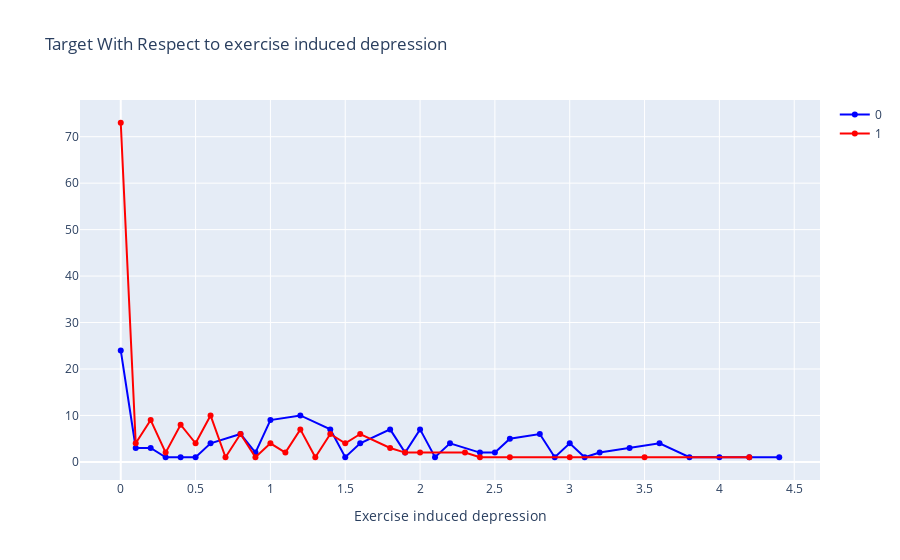

The notebook cell this image was saved under:
### Code cell
col='oldpeak'
d1=heart_df_new[heart_df_new['target']==0]
d2=heart_df_new[heart_df_new['target']==1]
v1=d1[col].value_counts().reset_index()
v1=v1.rename(columns={col:'count','index':col})
v1['percent']=v1['count'].apply(lambda x : 100*x/sum(v1['count']))
v1=v1.sort_values(col)
v2=d2[col].value_counts().reset_index()
v2=v2.rename(columns={col:'count','index':col})
v2['percent']=v2['count'].apply(lambda x : 100*x/sum(v2['count']))
v2=v2.sort_values(col)
trace1 = go.Scatter(x=v1[col], y=v1["count"], name=0, marker=dict(color="blue"),mode='lines+markers')
trace2 = go.Scatter(x=v2[col], y=v2["count"], name=1, marker=dict(color="red"),mode='lines+markers')
data = [trace1, trace2]
layout={'title':"Target With Respect to exercise induced depression",'xaxis':{'title':"Exercise induced depression"}}
fig = go.Figure(data, layout=layout)
iplot(fig)

### Figure 1 — Plotly figure (JSON) as saved in the notebook; plotly's stock layout.template omitted (floating-point values rounded to 4 significant figures)
{"data": [{"marker": {"color": "blue"}, "mode": "lines+markers", "name": "0", "type": "scatter", "x": [0, 0.1, 0.2, 0.3, 0.4, 0.5, 0.6, 0.8, 0.9, 1, 1.2, 1.4, 1.5, 1.6, 1.8, 1.9, 2, 2.1, 2.2, 2.4, 2.5, 2.6, 2.8, 2.9, 3, 3.1, 3.2, 3.4, 3.6, 3.8, 4, 4.2, 4.4], "y": [24, 3, 3, 1, 1, 1, 4, 6, 2, 9, 10, 7, 1, 4, 7, 2, 7, 1, 4, 2, 2, 5, 6, 1, 4, 1, 2, 3, 4, 1, 1, 1, 1]}, {"marker": {"color": "red"}, "mode": "lines+markers", "name": "1", "type": "scatter", "x": [0, 0.1, 0.2, 0.3, 0.4, 0.5, 0.6, 0.7, 0.8, 0.9, 1, 1.1, 1.2, 1.3, 1.4, 1.5, 1.6, 1.8, 1.9, 2, 2.3, 2.4, 2.6, 3, 3.5, 4.2], "y": [73, 4, 9, 2, 8, 4, 10, 1, 6, 1, 4, 2, 7, 1, 6, 4, 6, 3, 2, 2, 2, 1, 1, 1, 1, 1]}], "layout": {"title": {"text": "Target With Respect to exercise induced depression"}, "xaxis": {"title": {"text": "Exercise induced depression"}}}}
